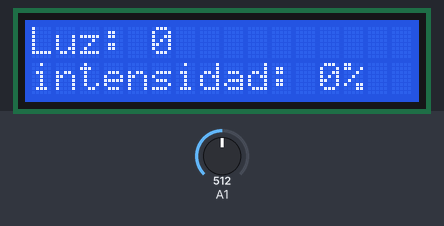
Simulated run of this sketch. Board: Arduino Uno, built with avr-gcc and run on an emulated ATmega328P. On the bench: 16×2 character LCD. The test bench sets the inputs (shaded band); at power-on: A1 = 512. What the sketch prints to the serial monitor is not drawn.

Above: at 4.2 s.
4.3 s: A1 set to 716
At 5.5 s:
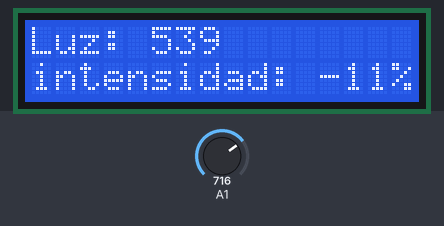
6.5 s: A1 set to 900
At 7.4 s:
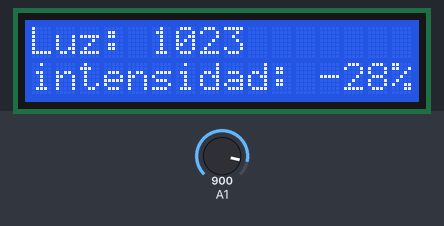
Timing chart, 0 to 9.5 s (numbered marks = the images above; inputs shaded):
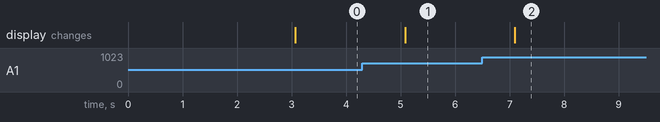

The sketch:

LCD_luzeintendidad.ino
```cpp
//iniciamos libreria y parametros para LCD
#include<LiquidCrystal.h>
LiquidCrystal pantalla(2, 3, 4, 5, 6, 7);

//variables
int sensor = 0;
int luz = 0;
int intensidad = 0;

void setup() {
  Serial.begin(9600);
  pantalla.begin(16, 2);
  pantalla.setCursor(0, 0);
  pantalla.print("MADE BY DSC");
  delay(3000);
}

void loop() {

  pantalla.clear();
  sensor = analogRead(1);
  Serial.println(sensor);
  luz = map(sensor, 573, 844, 0, 1023);
  luz = constrain (luz, 0, 1023);
  intensidad = (luz * 100) / 1023;

  pantalla.print("Luz: ");
  pantalla.print(luz);
  pantalla.setCursor(0, 1);
  pantalla.print("intensidad: ");
  pantalla.print(intensidad);
  pantalla.print("%");
  delay(1000);

}
```

Measured:
- after the input at 4.3 s, the display: changes after 0.78 s (image 1)
- after the input at 6.5 s, the display: changes after 0.59 s (image 2)
